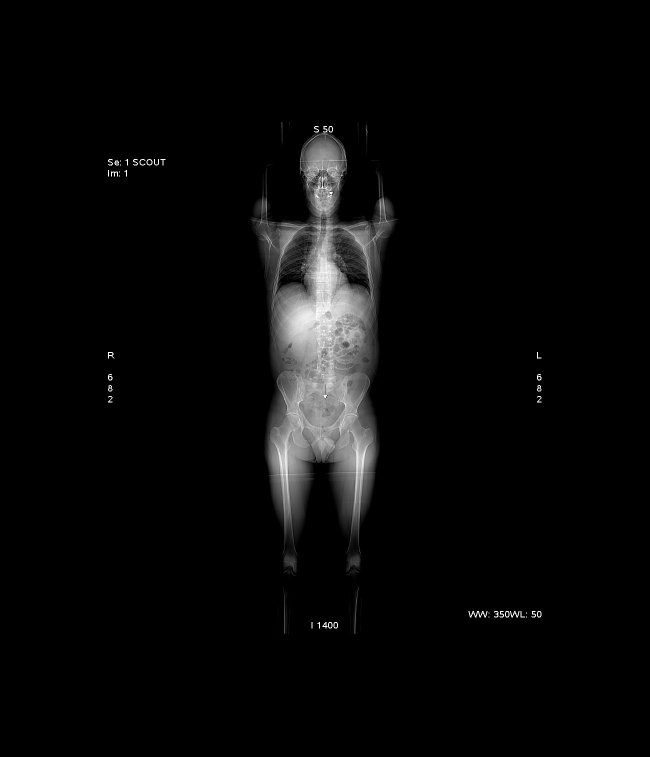
#> input picture tomograf-zdjecia/CT_ScoutView-large.jpg, 1300 x 1513 px (shown at 1/2 size); its folder holds only this picture in this run
$ jupyter execute --allow-errors tomograf.ipynb
#> lines starting #> are read from the running program, lines starting #| are printed output that depends on the picture
# Imports

[cell 1]
import matplotlib.pyplot as plt
from os import walk
import ipywidgets as widgets
from ipywidgets import interact, interact_manual
import numpy as np
import IPython.display
from skimage.transform import radon, rescale, resize
import cv2

# Configuration

[cell 2]
pic_dir = "./tomograf-zdjecia/"

# Loading and preprocess files

[cell 3]
filenames = next(walk(pic_dir), (None, None, []))[2]  # [] if no file
images = dict()

for file in filenames:
    img = cv2.imread(pic_dir+file, cv2.IMREAD_GRAYSCALE)
#> img is the input picture: shape (1513, 1300); min 0, max 255, mean 8.6

    # fill backgorund
    h, w = img.shape
#> h = 1513; w = 1300
    diagonal = np.round(np.sqrt(h**2 + w**2)).astype(int)
#> diagonal = 1995
    new_shape = (diagonal, diagonal)
#> new_shape = (1995, 1995)
    large_img = np.zeros(new_shape)
    x0 = (diagonal - h) // 2
#> x0 = 241
    y0 = (diagonal - w) // 2
#> y0 = 347
    large_img[y0:y0+h, x0:x0+w] = img
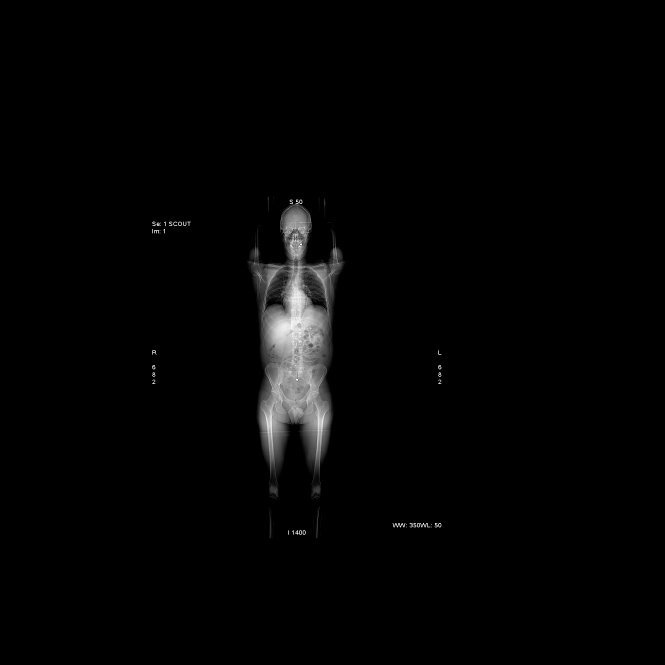
#> large_img: shape (1995, 1995) float64 (shown at 1/3 size); min 0, max 255, mean 4.3

    images[file.split('.')[0]] = large_img

# Bresenham algorithm

[cell 4]
def bresenham(p1, p2):
#> called with p1 = (1, 1), p2 = (6, 5)
    assert isinstance(p1, tuple), "First argument should be tuple"
    assert isinstance(p2, tuple), "Second argument should be tuple"

    x1, y1 = p1
    x2, y2 = p2
    pixels = []
    dx = abs(x2-x1)
    dy = abs(y2-y1)

    if x1 < x2: dir_x = 1
    else: dir_x = -1

    if y1 < y2: dir_y = 1
    else: dir_y = -1

    err = dx - dy

    while True:
        pixels.append((x1, y1))
        if x1 == x2 and y1 == y2:
            break
        e = 2 * err
        if e > -dy:
            err -= dy
            x1 += dir_x
        if e < dx:
            err += dx
            y1 += dir_y
#> the sliders are set to 
#> the sliders are set to 

    return pixels


print(bresenham((1,1), (6,5)))

# Radon Transform
#### Using scikit-image function

[cell 5]
n = 1 # liczba detektorów
l = 1 # rozpiętość układu emitter/detektor

#> (the rest of this cell did not finish here and is left out)

# Radon transform
#### Our implementation (parallel model)

<br>
#### Choose parameters

[cell 6]
delta = 0.5
phi = 250
#> (the rest of this cell did not finish here and is left out)

#> (a cell that did not finish here is left out)

#### Run radon transform

[cell 8]
img  = rescale(img, scale=0.2) # little worse effect but much faster
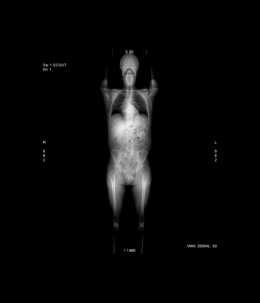
#> img: shape (303, 260) float64; min 0, max 0.944, mean 0.0337
x0, y0 = img.shape[0] // 2, img.shape[1] // 2 # center coordinates
#> x0 = 151; y0 = 130
#> (the rest of this cell did not finish here and is left out)

# Inverse radon
#### Our implementation (in progress)

[cell 9]
reconstructed_img = np.zeros(img.shape)
count_points = np.zeros(img.shape)

#> (the rest of this cell did not finish here and is left out)

[cell 10]
for i in range(img.shape[0]):
    for j in range(img.shape[1]):
        if count_points[i,j] != 0:
            reconstructed_img[i,j] /= count_points[i,j]
        else:
            reconstructed_img[i,j] = 0
#> reconstructed_img: shape (303, 260) float64; every value is 0
plt.imshow(reconstructed_img,cmap='gray')
#> (this line was passed over: IPython is not available in this run)

$ run again, on tomograf-zdjecia/Kwadraty2.jpg
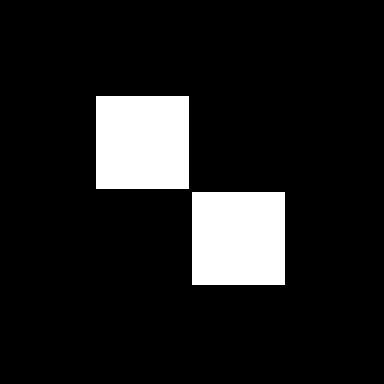
#> input picture tomograf-zdjecia/Kwadraty2.jpg, 384 x 384 px
#> img is the input picture: shape (384, 384); min 0, max 255, mean 29.9
#> `large_img[y0:y0+h, x0:x0+w] = img`:
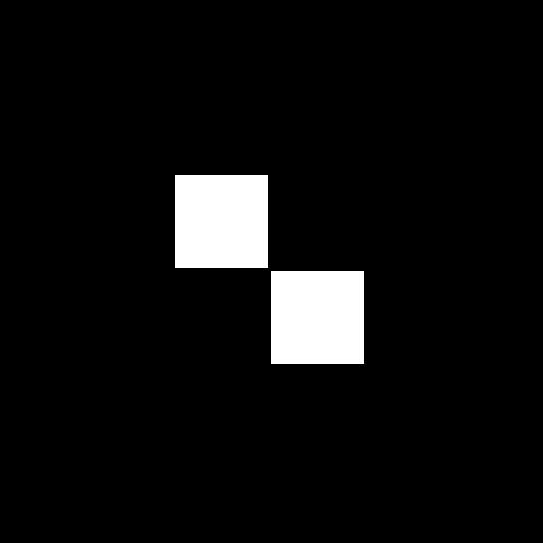
#> large_img: shape (543, 543) float64; min 0, max 255, mean 15
#> `img  = rescale(img, scale=0.2)`:
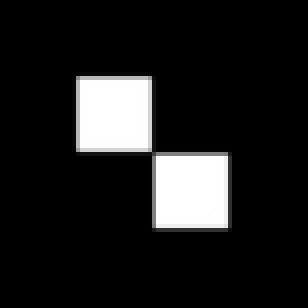
#> img: shape (77, 77) float64 (shown 4 times larger); min 0, max 1, mean 0.117

$ run again, on tomograf-zdjecia/Paski2.jpg
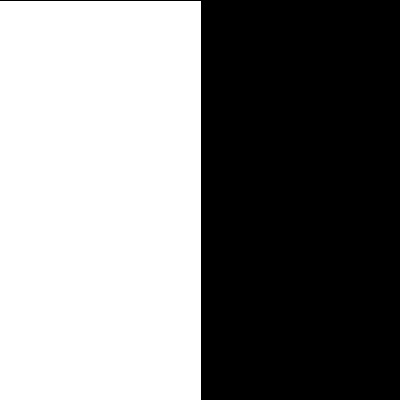
#> input picture tomograf-zdjecia/Paski2.jpg, 400 x 400 px
#> img is the input picture: shape (400, 400); min 0, max 255, mean 127.8
#> `large_img[y0:y0+h, x0:x0+w] = img`:
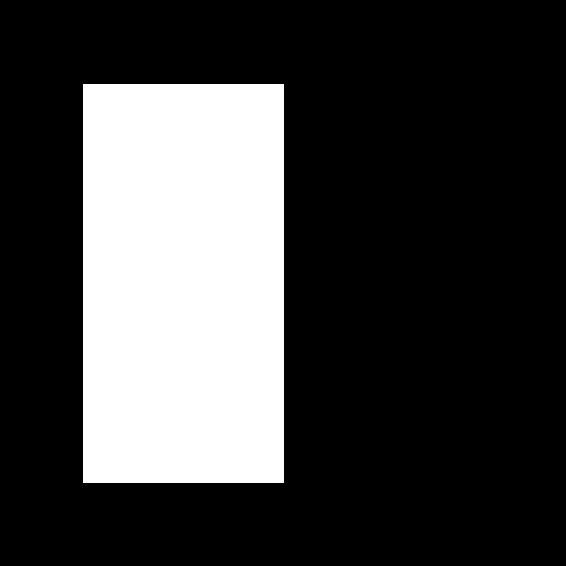
#> large_img: shape (566, 566) float64; min 0, max 255, mean 63.8
#> img: shape (80, 80) float64

$ run again, on tomograf-zdjecia/SADDLE_PE-large.JPG
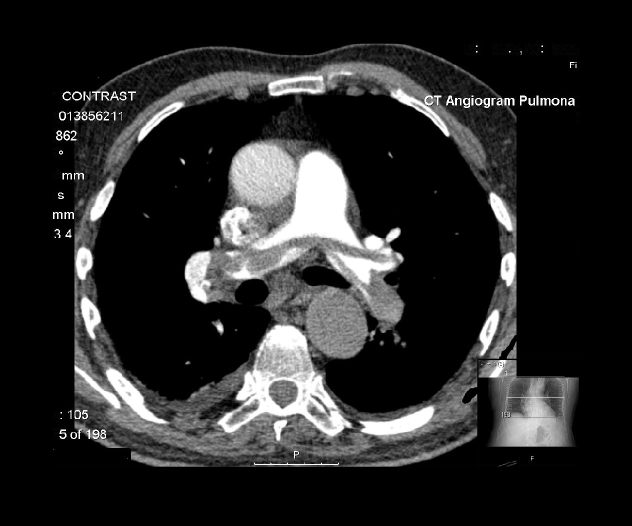
#> input picture tomograf-zdjecia/SADDLE_PE-large.JPG, 1264 x 1051 px (shown at 1/2 size)
#> img is the input picture: shape (1051, 1264); min 0, max 255, mean 39.8
#> `large_img[y0:y0+h, x0:x0+w] = img`:
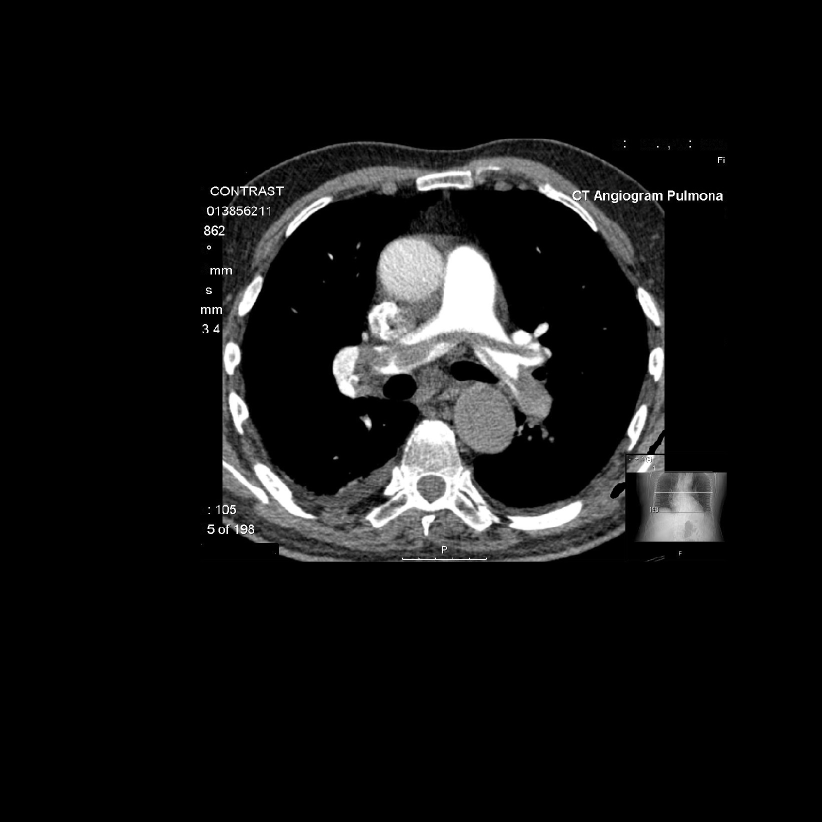
#> large_img: shape (1644, 1644) float64 (shown at 1/2 size); min 0, max 255, mean 19.6
#> `img  = rescale(img, scale=0.2)`:
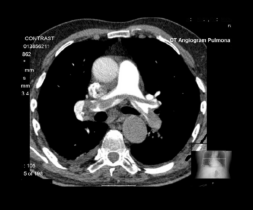
#> img: shape (210, 253) float64; min 0, max 1, mean 0.156

$ run again, on tomograf-zdjecia/CT_ScoutView.jpg
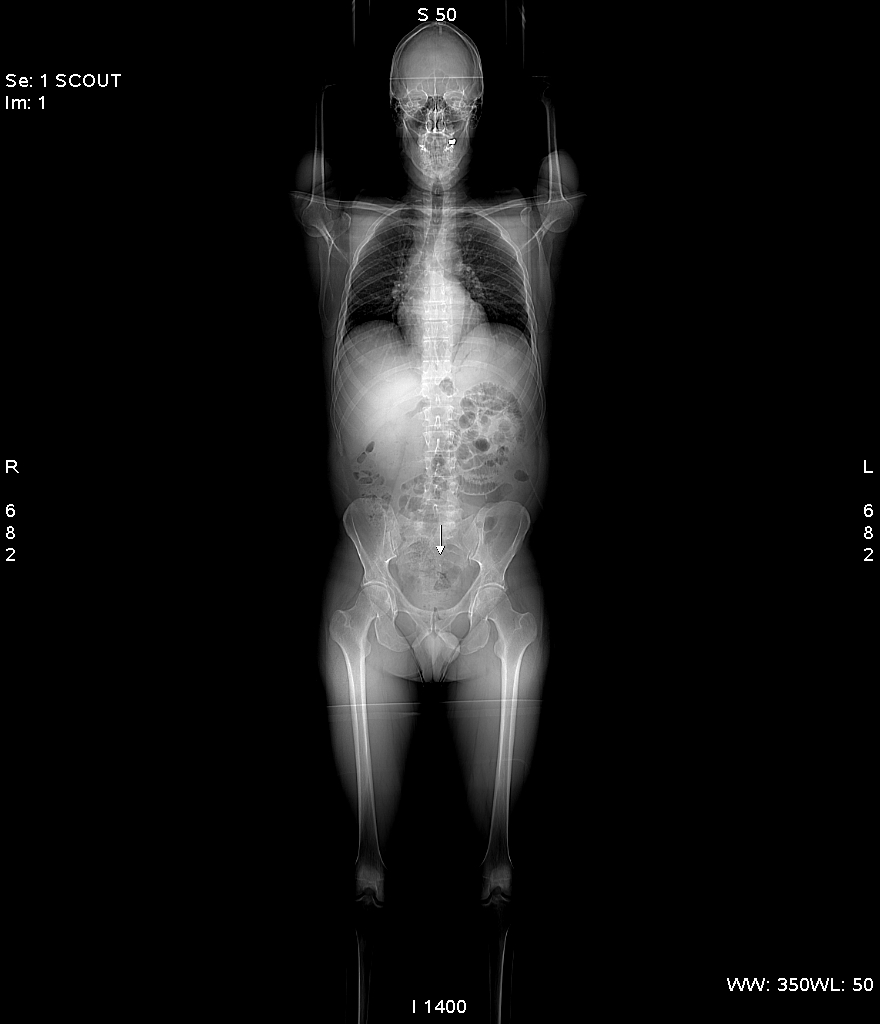
#> input picture tomograf-zdjecia/CT_ScoutView.jpg, 880 x 1024 px
#> img is the input picture: shape (1024, 880); min 0, max 255, mean 18.8
#> `large_img[y0:y0+h, x0:x0+w] = img`:
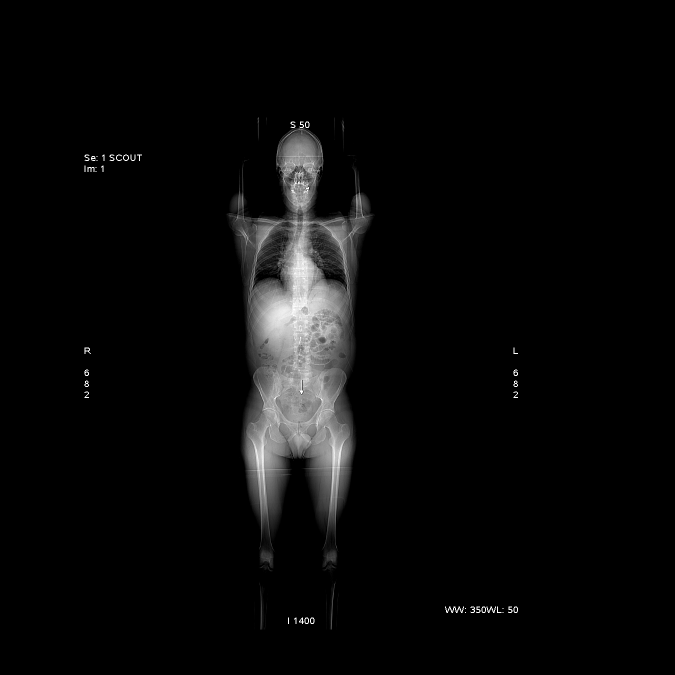
#> large_img: shape (1350, 1350) float64 (shown at 1/2 size); min 0, max 255, mean 9.3
#> img: shape (205, 176) float64
